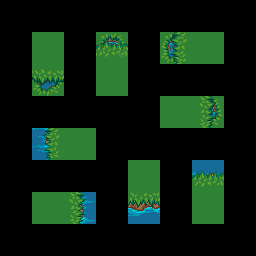

The image is a tile-based game level rendered from a .tmx file. Its description and source (layers, tilesets, objects; grid data summarised) follow:
An orthogonal 8x8 tile map with 32x32 px tiles, 5 tile layers (regions, input_set, output_grass, output_animated water 1, ...), 2 tilesets.

<map version="1.0" orientation="orthogonal" width="8" height="8" tilewidth="32" tileheight="32">
 <properties>
  <property name="AutomappingRadius" value="1" />
  <property name="DeleteTiles" value="true" />
 </properties>
 <tileset firstgid="1" name="grass" tilewidth="32" tileheight="32">
  <image source="../../img/grass.png" width="96" height="192" />
 </tileset>
 <tileset firstgid="19" name="animwater" tilewidth="32" tileheight="32">
  <image source="../../img/animwater.png" width="96" height="384" />
 </tileset>
 <layer name="regions" width="8" height="8">
  <data>[64 cells, 16 non-empty, 1 distinct tile ids]</data>
 </layer>
 <layer name="input_set" width="8" height="8">
  <data>[64 cells, 12 non-empty, 2 distinct tile ids]</data>
 </layer>
 <layer name="output_grass" width="8" height="8">
  <data>[64 cells, 4 non-empty, 4 distinct tile ids]</data>
 </layer>
 <layer name="output_animated water 1" width="8" height="8">
  <data>[64 cells, 4 non-empty, 4 distinct tile ids]</data>
 </layer>
 <layer name="output_animated water 2" width="8" height="8">
  <data>[64 cells, 4 non-empty, 4 distinct tile ids]</data>
 </layer>
</map>
